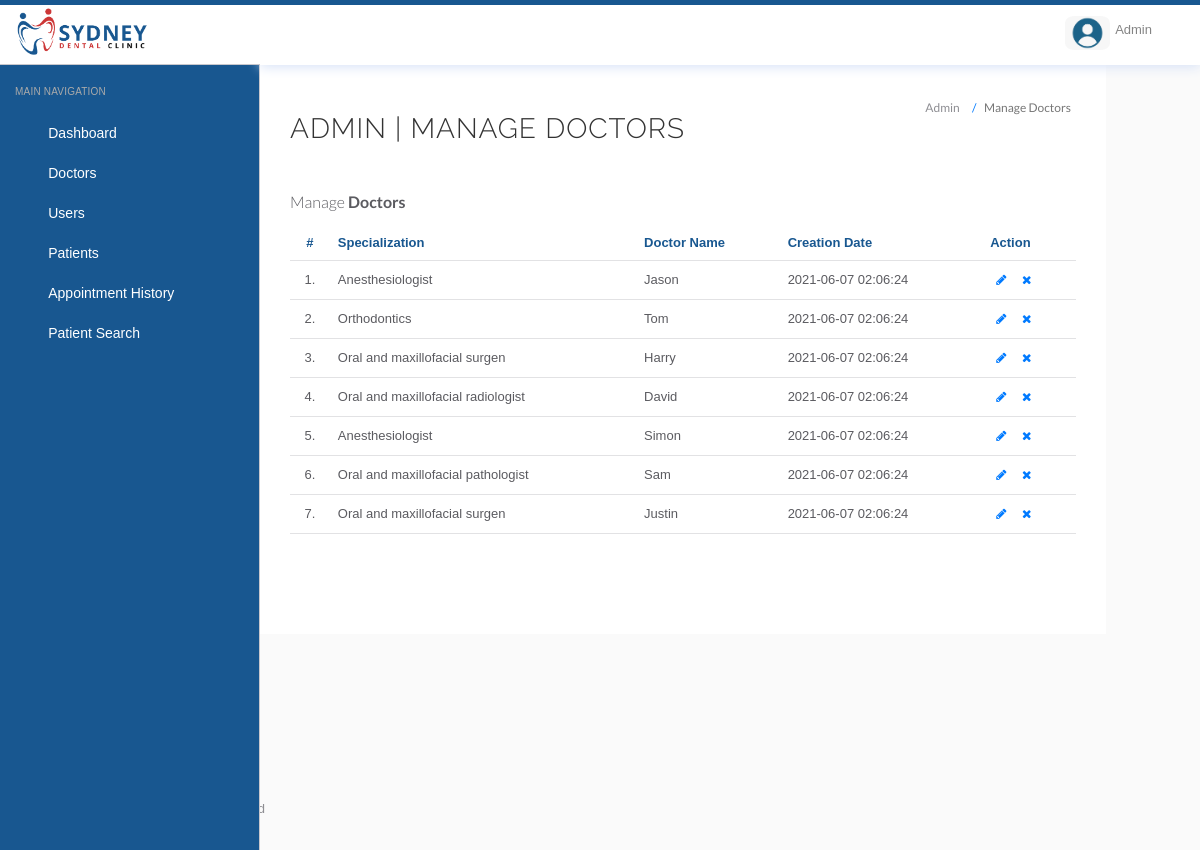
The app's page /admin/manage-doctors.php (signed in) with its own data.
### tables this page shows
CREATE TABLE IF NOT EXISTS `doctors` (
  `id` int(11) NOT NULL AUTO_INCREMENT,
  `specilization` varchar(255) DEFAULT NULL,
  `doctorName` varchar(255) DEFAULT NULL,
  `address` longtext,
  `docFees` varchar(255) DEFAULT NULL,
  `contactno` bigint(11) DEFAULT NULL,
  `docEmail` varchar(255) DEFAULT NULL,
  `password` varchar(255) DEFAULT NULL,
  `creationDate` timestamp NULL DEFAULT CURRENT_TIMESTAMP,
  `updationDate` timestamp NULL DEFAULT NULL ON UPDATE CURRENT_TIMESTAMP,
  PRIMARY KEY (`id`)
);

### admin/manage-doctors.php (the view, shortened to what this page needs)
<?php
include('include/config.php');
?>
<!DOCTYPE html>
<html lang="en">
	<head>
		<link rel="stylesheet" href="vendor/bootstrap/css/bootstrap.min.css">
		<link rel="stylesheet" href="vendor/fontawesome/css/font-awesome.min.css">
		<link rel="stylesheet" href="vendor/themify-icons/themify-icons.min.css">
		<link href="vendor/animate.css/animate.min.css" rel="stylesheet" media="screen">
		<link href="vendor/perfect-scrollbar/perfect-scrollbar.min.css" rel="stylesheet" media="screen">
		<link href="vendor/switchery/switchery.min.css" rel="stylesheet" media="screen">
		<link href="vendor/bootstrap-touchspin/jquery.bootstrap-touchspin.min.css" rel="stylesheet" media="screen">
		<link href="vendor/select2/select2.min.css" rel="stylesheet" media="screen">
		<link href="vendor/bootstrap-datepicker/bootstrap-datepicker3.standalone.min.css" rel="stylesheet" media="screen">
		<link href="vendor/bootstrap-timepicker/bootstrap-timepicker.min.css" rel="stylesheet" media="screen">
	<link rel="stylesheet" href="../assets/css/styles.css">
		<link rel="stylesheet" href="../assets/css/plugins.css">
		<link rel="stylesheet" href="../assets/css/themes/theme-1.css" id="skin_color" />
	</head>
	<body>
		<div id="app">
<?php include('include/sidebar.php');?>
			<div class="app-content">
						<?php include('include/header.php');?>
				<div class="main-content" >
					<div class="wrap-content container" id="container">
						<section id="page-title">
							<div class="row">
								<div class="col-sm-8">
									<h1 class="mainTitle">Admin | Manage Doctors</h1>
																	</div>
								<ol class="breadcrumb">
									<li>
										<span>Admin</span>
									</li>
									<li class="active">
										<span>Manage Doctors</span>
									</li>
								</ol>
							</div>
						</section>
						<div class="container-fluid container-fullw bg-white">
									<div class="row">
								<div class="col-md-12">
									<h5 class="over-title margin-bottom-15">Manage <span class="text-bold">Doctors</span></h5>
									<table class="table table-hover" id="sample-table-1">
										<thead>
											<tr>
												<th class="center">#</th>
												<th>Specialization</th>
												<th class="hidden-xs">Doctor Name</th>
												<th>Creation Date </th>
												<th>Action</th>
											</tr>
										</thead>
										<tbody>
<?php
$sql=mysqli_query($con,"select * from doctors");
$cnt=1;
while($row=mysqli_fetch_array($sql))
{
?>
											<tr>
												<td class="center"><?php echo $cnt;?>.</td>
												<td class="hidden-xs"><?php echo $row['specilization'];?></td>
												<td><?php echo $row['doctorName'];?></td>
												<td><?php echo $row['creationDate'];?>
												</td>
												<td >
												<div class="visible-md visible-lg hidden-sm hidden-xs">
							<a href="edit-doctor.php?id=<?php echo $row['id'];?>" class="btn btn-transparent btn-xs" tooltip-placement="top" tooltip="Edit"><i class="fa fa-pencil"></i></a>
	<a href="manage-doctors.php?id=<?php echo $row['id']?>&del=delete" onClick="return confirm('Are you sure you want to delete?')"class="btn btn-transparent btn-xs tooltips" tooltip-placement="top" tooltip="Remove"><i class="fa fa-times fa fa-white"></i></a>
												</div>
												</td>
											</tr>
											<?php
$cnt=$cnt+1;
											 }?>
										</tbody>
									</table>
								</div>
							</div>
								</div>
							</div>
						</div>
					</div>
				</div>
	<?php include('include/footer.php');?>
	</body>
</html>

### assets/css/themes/theme-1.css (style rules this page uses)
body { background: #FAFAFA; }

### records on screen
doctors: specilization "Anesthesiologist", doctorName "Jason", creationDate "2021-06-07 02:06:24"
doctors: specilization "Orthodontics", doctorName "Tom", creationDate "2021-06-07 02:06:24"
doctors: specilization "Oral and maxillofacial surgen", doctorName "Harry", creationDate "2021-06-07 02:06:24"
doctors: specilization "Oral and maxillofacial radiologist", doctorName "David", creationDate "2021-06-07 02:06:24"
doctors: specilization "Anesthesiologist", doctorName "Simon", creationDate "2021-06-07 02:06:24"
doctors: specilization "Oral and maxillofacial pathologist", doctorName "Sam", creationDate "2021-06-07 02:06:24"
doctors: specilization "Oral and maxillofacial surgen", doctorName "Justin", creationDate "2021-06-07 02:06:24"
